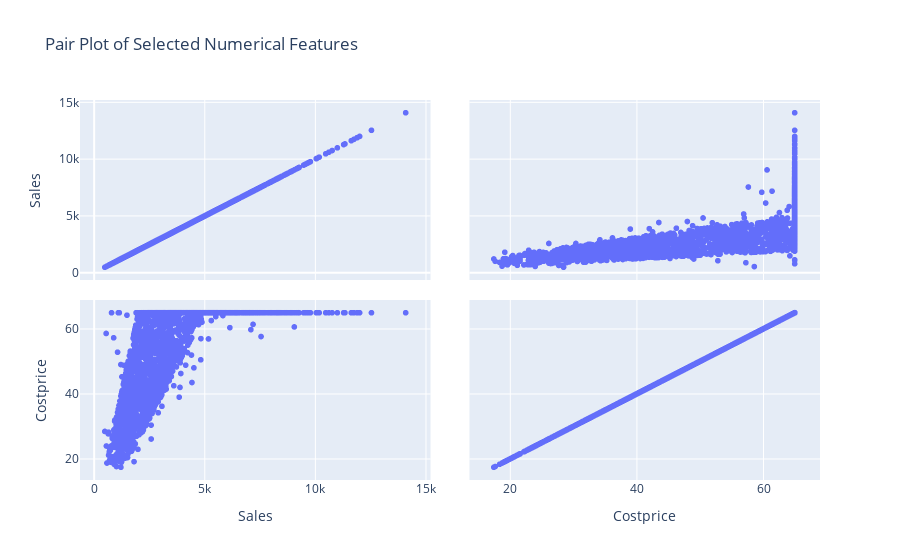

The notebook cell this image was saved under:
### Code cell
import plotly.express as px

# Select only numeric columns
numeric_df = df[['sales', 'costprice']]

# Create a scatter matrix (pair plot) using Plotly
fig = px.scatter_matrix(
    numeric_df,
    dimensions=numeric_df.columns,
    title="Pair Plot of Selected Numerical Features",
    labels={col: col.capitalize() for col in numeric_df.columns}  # Optional: Capitalize labels
)

# Show the interactive plot
fig.show()

### Figure 1 — Plotly figure (JSON) as saved in the notebook; plotly's stock layout.template omitted (floating-point values rounded to 4 significant figures; data arrays with more than 128 entries replaced by an {"elided": "..."} marker saying what was removed)
{"data": [{"dimensions": [{"axis": {"matches": true}, "label": "Sales", "values": {"elided": "2823 float values"}}, {"axis": {"matches": true}, "label": "Costprice", "values": {"elided": "2823 float values"}}], "hovertemplate": "%{xaxis.title.text}=%{x}<br>%{yaxis.title.text}=%{y}<extra></extra>", "legendgroup": "", "marker": {"color": "#636efa", "symbol": "circle"}, "name": "", "showlegend": false, "type": "splom"}], "layout": {"dragmode": "select", "legend": {"tracegroupgap": 0}, "title": {"text": "Pair Plot of Selected Numerical Features"}}}
